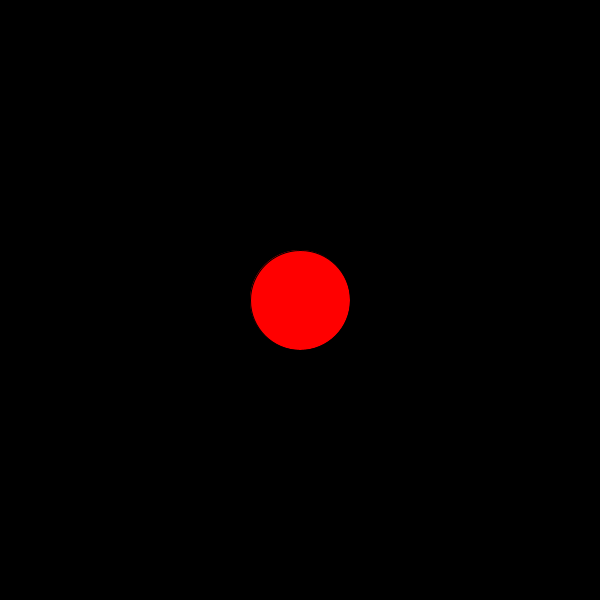
Frame 1 (no input)
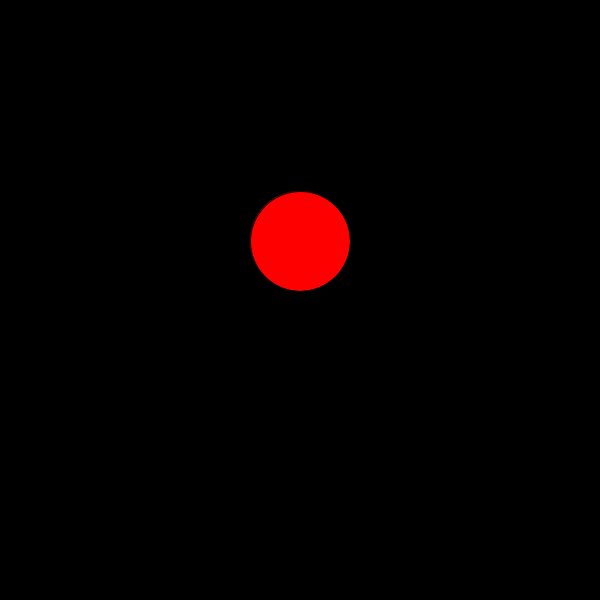
Frame 60 (the mouse pressed at the canvas centre just before this capture)
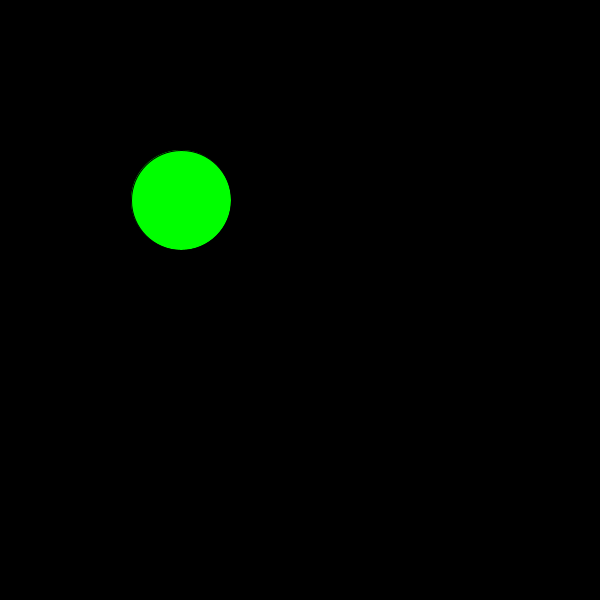
Frame 120 (the mouse held since frame 60 and released just before this capture)

The Processing sketch that drew these frames (run headless with seeded random() and noise(); from frame 60 on, the mouse is pressed at the canvas centre):

// Processing sketch: processing_90066
// ── processing_90066.pde

int y = 300;
int x = 300;
int speed = 1;
int state = 0;
int stateincrement = 1;


void setup() {
  size(600, 600);
}

void draw() {
  background(0);
  if (state == 0) {
    fill(255, 0, 0);
    ellipse(300, y, 100, 100);
  }

  if (state == 1) {
    fill(0, 255, 0);
    ellipse(x, 200, 100, 100);
  }
  if (state == 2) {
    fill(0, 0, 255);
    rect(100, y, 215, 115);
  }
  if (state == 3) {
    fill(255, 0, 255);
    rect(x, 100, 215, 115);
  }
  if (y > height) {
    speed = speed * -1;
  }
  else if (y < 0) {
    speed = speed * -1;
  }


  else if (x > height) {
    speed = speed * +1;
  }
  else if (x < 0) {
    speed = speed * +1;
  }
  y = y - speed;
  x = x - speed;
  if ((state > 0) || (state <= 4)) {
    stateincrement = stateincrement *-1;
  }
}
void mousePressed() {
  state = state + stateincrement;
  println(state);
}
